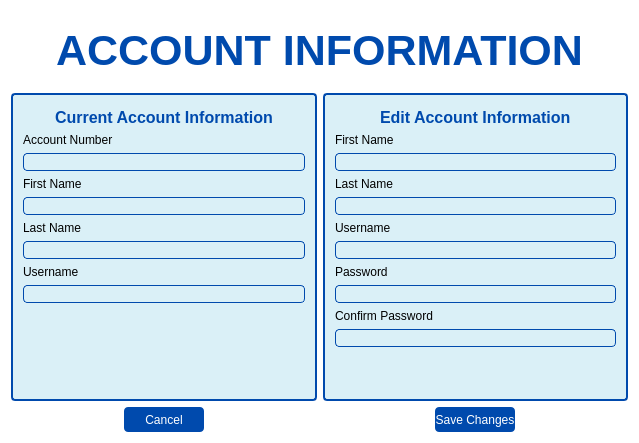
<?xml version="1.0" encoding="UTF-8"?>
<ui version="4.0">
 <class>Form</class>
 <widget class="QWidget" name="Form">
  <property name="geometry">
   <rect>
    <x>0</x>
    <y>0</y>
    <width>639</width>
    <height>443</height>
   </rect>
  </property>
  <property name="windowTitle">
   <string>Form</string>
  </property>
  <property name="styleSheet">
   <string notr="true">background: #ffffff;

</string>
  </property>
  <layout class="QVBoxLayout" name="verticalLayout_15">
   <item>
    <widget class="QGroupBox" name="groupBox">
     <property name="styleSheet">
      <string notr="true">border: 0</string>
     </property>
     <property name="title">
      <string/>
     </property>
     <layout class="QVBoxLayout" name="verticalLayout_8">
      <item alignment="Qt::AlignHCenter">
       <widget class="QLabel" name="label">
        <property name="font">
         <font>
          <pointsize>32</pointsize>
          <bold>true</bold>
         </font>
        </property>
        <property name="styleSheet">
         <string notr="true">color: #004aad;</string>
        </property>
        <property name="text">
         <string>ACCOUNT INFORMATION</string>
        </property>
       </widget>
      </item>
     </layout>
    </widget>
   </item>
   <item>
    <layout class="QHBoxLayout" name="horizontalLayout">
     <item>
      <widget class="QGroupBox" name="groupBox_2">
       <property name="styleSheet">
        <string notr="true">background: #daf0f7;
border: 2px solid #004aad;
border-radius: 4px;
</string>
       </property>
       <property name="title">
        <string/>
       </property>
       <layout class="QVBoxLayout" name="verticalLayout_6">
        <item alignment="Qt::AlignHCenter">
         <widget class="QLabel" name="label_6">
          <property name="font">
           <font>
            <pointsize>12</pointsize>
            <bold>true</bold>
           </font>
          </property>
          <property name="styleSheet">
           <string notr="true">color: #004aad;
border: 0;</string>
          </property>
          <property name="text">
           <string>Current Account Information</string>
          </property>
         </widget>
        </item>
        <item>
         <layout class="QVBoxLayout" name="verticalLayout_5">
          <item>
           <layout class="QVBoxLayout" name="verticalLayout_4">
            <item>
             <widget class="QLabel" name="label_5">
              <property name="styleSheet">
               <string notr="true">border: 0</string>
              </property>
              <property name="text">
               <string>Account Number</string>
              </property>
             </widget>
            </item>
            <item>
             <widget class="QLineEdit" name="dsp_account_number_box">
              <property name="enabled">
               <bool>false</bool>
              </property>
              <property name="styleSheet">
               <string notr="true">border: 1px solid #004aad;</string>
              </property>
             </widget>
            </item>
           </layout>
          </item>
          <item>
           <layout class="QVBoxLayout" name="verticalLayout">
            <item>
             <widget class="QLabel" name="label_2">
              <property name="styleSheet">
               <string notr="true">border: 0</string>
              </property>
              <property name="text">
               <string>First Name</string>
              </property>
             </widget>
            </item>
            <item>
             <widget class="QLineEdit" name="dsp_first_name">
              <property name="enabled">
               <bool>false</bool>
              </property>
              <property name="styleSheet">
               <string notr="true">border: 1px solid #004aad;</string>
              </property>
             </widget>
            </item>
           </layout>
          </item>
          <item>
           <layout class="QVBoxLayout" name="verticalLayout_2">
            <item>
             <widget class="QLabel" name="label_3">
              <property name="styleSheet">
               <string notr="true">border: 0;</string>
              </property>
              <property name="text">
               <string>Last Name</string>
              </property>
             </widget>
            </item>
            <item>
             <widget class="QLineEdit" name="dsp_last_name">
              <property name="enabled">
               <bool>false</bool>
              </property>
              <property name="styleSheet">
               <string notr="true">border: 1px solid #004aad;</string>
              </property>
             </widget>
            </item>
           </layout>
          </item>
          <item>
           <layout class="QVBoxLayout" name="verticalLayout_3">
            <item>
             <widget class="QLabel" name="label_4">
              <property name="styleSheet">
               <string notr="true">border: 0;</string>
              </property>
              <property name="text">
               <string>Username</string>
              </property>
             </widget>
            </item>
            <item>
             <widget class="QLineEdit" name="dsp_username">
              <property name="enabled">
               <bool>false</bool>
              </property>
              <property name="styleSheet">
               <string notr="true">border: 1px solid #004aad;</string>
              </property>
             </widget>
            </item>
           </layout>
          </item>
          <item>
           <spacer name="verticalSpacer">
            <property name="orientation">
             <enum>Qt::Vertical</enum>
            </property>
            <property name="sizeHint" stdset="0">
             <size>
              <width>20</width>
              <height>40</height>
             </size>
            </property>
           </spacer>
          </item>
         </layout>
        </item>
       </layout>
      </widget>
     </item>
     <item>
      <widget class="QGroupBox" name="groupBox_3">
       <property name="styleSheet">
        <string notr="true">background: #daf0f7;
border: 2px solid #004aad;
border-radius: 4px;
</string>
       </property>
       <property name="title">
        <string/>
       </property>
       <layout class="QVBoxLayout" name="verticalLayout_7">
        <item alignment="Qt::AlignHCenter">
         <widget class="QLabel" name="label_7">
          <property name="font">
           <font>
            <pointsize>12</pointsize>
            <bold>true</bold>
           </font>
          </property>
          <property name="styleSheet">
           <string notr="true">color: #004aad;
border: 0;</string>
          </property>
          <property name="text">
           <string>Edit Account Information</string>
          </property>
         </widget>
        </item>
        <item>
         <layout class="QVBoxLayout" name="verticalLayout_9">
          <item>
           <layout class="QVBoxLayout" name="verticalLayout_10">
            <item>
             <widget class="QLabel" name="label_8">
              <property name="styleSheet">
               <string notr="true">border: 0</string>
              </property>
              <property name="text">
               <string>First Name</string>
              </property>
             </widget>
            </item>
            <item>
             <widget class="QLineEdit" name="first_name_box">
              <property name="enabled">
               <bool>true</bool>
              </property>
              <property name="styleSheet">
               <string notr="true">border: 1px solid #004aad;</string>
              </property>
             </widget>
            </item>
           </layout>
          </item>
          <item>
           <layout class="QVBoxLayout" name="verticalLayout_11">
            <item>
             <widget class="QLabel" name="label_9">
              <property name="styleSheet">
               <string notr="true">border: 0</string>
              </property>
              <property name="text">
               <string>Last Name</string>
              </property>
             </widget>
            </item>
            <item>
             <widget class="QLineEdit" name="last_name_box">
              <property name="enabled">
               <bool>true</bool>
              </property>
              <property name="styleSheet">
               <string notr="true">border: 1px solid #004aad;</string>
              </property>
             </widget>
            </item>
           </layout>
          </item>
          <item>
           <layout class="QVBoxLayout" name="verticalLayout_12">
            <item>
             <widget class="QLabel" name="label_10">
              <property name="styleSheet">
               <string notr="true">border: 0;</string>
              </property>
              <property name="text">
               <string>Username</string>
              </property>
             </widget>
            </item>
            <item>
             <widget class="QLineEdit" name="username_box">
              <property name="enabled">
               <bool>true</bool>
              </property>
              <property name="styleSheet">
               <string notr="true">border: 1px solid #004aad;</string>
              </property>
             </widget>
            </item>
           </layout>
          </item>
          <item>
           <layout class="QVBoxLayout" name="verticalLayout_13">
            <item>
             <widget class="QLabel" name="label_11">
              <property name="styleSheet">
               <string notr="true">border: 0;</string>
              </property>
              <property name="text">
               <string>Password</string>
              </property>
             </widget>
            </item>
            <item>
             <widget class="QLineEdit" name="password_box">
              <property name="enabled">
               <bool>true</bool>
              </property>
              <property name="styleSheet">
               <string notr="true">border: 1px solid #004aad;</string>
              </property>
              <property name="echoMode">
               <enum>QLineEdit::Normal</enum>
              </property>
             </widget>
            </item>
           </layout>
          </item>
          <item>
           <layout class="QVBoxLayout" name="verticalLayout_14">
            <item>
             <widget class="QLabel" name="label_12">
              <property name="styleSheet">
               <string notr="true">border: 0;</string>
              </property>
              <property name="text">
               <string>Confirm Password</string>
              </property>
             </widget>
            </item>
            <item>
             <widget class="QLineEdit" name="confirm_password_box">
              <property name="enabled">
               <bool>true</bool>
              </property>
              <property name="styleSheet">
               <string notr="true">border: 1px solid #004aad;</string>
              </property>
              <property name="echoMode">
               <enum>QLineEdit::Normal</enum>
              </property>
             </widget>
            </item>
           </layout>
          </item>
          <item>
           <spacer name="verticalSpacer_2">
            <property name="orientation">
             <enum>Qt::Vertical</enum>
            </property>
            <property name="sizeHint" stdset="0">
             <size>
              <width>20</width>
              <height>40</height>
             </size>
            </property>
           </spacer>
          </item>
         </layout>
        </item>
       </layout>
      </widget>
     </item>
    </layout>
   </item>
   <item>
    <layout class="QHBoxLayout" name="horizontalLayout_2">
     <item alignment="Qt::AlignHCenter">
      <widget class="QPushButton" name="btn_cancel">
       <property name="minimumSize">
        <size>
         <width>80</width>
         <height>25</height>
        </size>
       </property>
       <property name="styleSheet">
        <string notr="true">QPushButton{
background: #004aad;
border-radius: 4px;
color: #ffffff;
}

QPushButton:hover{
background: #69a9ff;
border-radius: 4px;
}</string>
       </property>
       <property name="text">
        <string>Cancel</string>
       </property>
      </widget>
     </item>
     <item alignment="Qt::AlignHCenter">
      <widget class="QPushButton" name="btn_save">
       <property name="minimumSize">
        <size>
         <width>80</width>
         <height>25</height>
        </size>
       </property>
       <property name="styleSheet">
        <string notr="true">QPushButton{
background: #004aad;
border-radius: 4px;
color: #ffffff;
}

QPushButton:hover{
background: #69a9ff;
border-radius: 4px;
}</string>
       </property>
       <property name="text">
        <string>Save Changes</string>
       </property>
      </widget>
     </item>
    </layout>
   </item>
  </layout>
 </widget>
 <resources/>
 <connections/>
</ui>
